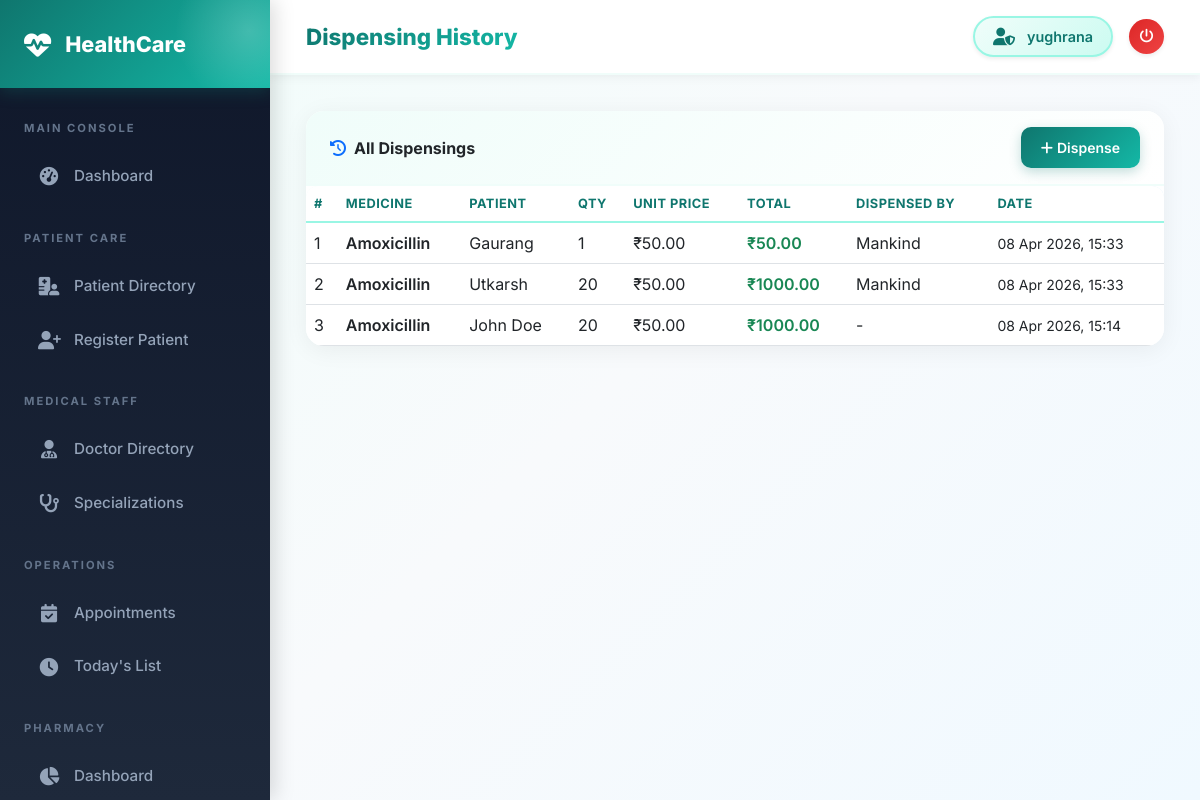
The app's page /pharmacy/dispensings/ (signed in) with its own data.
### pharmacy/models.py (models this page shows, shortened)
class Dispensing(models.Model):
    medicine = models.ForeignKey(Medicine, on_delete=models.CASCADE, related_name='dispensings')
    patient_name = models.CharField(max_length=200)
    quantity = models.IntegerField()
    unit_price = models.DecimalField(max_digits=10, decimal_places=2)
    total_price = models.DecimalField(max_digits=10, decimal_places=2)
    dispensed_by = models.CharField(max_length=100, blank=True)
    prescription_ref = models.CharField(max_length=100, blank=True)
    notes = models.TextField(blank=True)
    dispensed_at = models.DateTimeField(auto_now_add=True)
    class Meta:
        ordering = ['-dispensed_at']

class Medicine(models.Model):
    name = models.CharField(max_length=200)
    generic_name = models.CharField(max_length=200, blank=True)
    category = models.ForeignKey(MedicineCategory, on_delete=models.SET_NULL, null=True)
    manufacturer = models.CharField(max_length=200, blank=True)
    description = models.TextField(blank=True)
    dosage_form = models.CharField(max_length=100, blank=True, help_text="e.g. Tablet, Syrup, Injection")
    strength = models.CharField(max_length=100, blank=True, help_text="e.g. 500mg, 250mg/5ml")
    unit_price = models.DecimalField(max_digits=10, decimal_places=2, default=0)
    stock_quantity = models.IntegerField(default=0)
    reorder_level = models.IntegerField(default=10)
    expiry_date = models.DateField(null=True, blank=True)
    batch_number = models.CharField(max_length=50, blank=True)
    requires_prescription = models.BooleanField(default=False)
    is_active = models.BooleanField(default=True)
    created_at = models.DateTimeField(auto_now_add=True)
    updated_at = models.DateTimeField(auto_now=True)

### pharmacy/views.py (the view)
# urls.py: path('dispensings/', views.dispensing_list, name='dispensing_list'),
@login_required
def dispensing_list(request):
    dispensings = Dispensing.objects.select_related('medicine').order_by('-dispensed_at')
    return render(request, 'pharmacy/dispensing_list.html', {'dispensings': dispensings})

### templates/pharmacy/dispensing_list.html
{% extends 'base/base.html' %} {% block title %}Dispensing History{% endblock %}
{% block page_title %}Dispensing History{% endblock %} {% block content %}
<div class="card">
  <div
    class="card-header py-3 px-4 d-flex justify-content-between align-items-center"
  >
    <span><i class="fas fa-history me-2 text-primary"></i>All Dispensings</span>
    <a href="{% url 'dispense_medicine' %}" class="btn btn-primary btn-sm"
      ><i class="fas fa-plus me-1"></i>Dispense</a
    >
  </div>
  <div class="card-body p-0">
    <table class="table table-hover mb-0">
      <thead>
        <tr>
          <th>#</th>
          <th>Medicine</th>
          <th>Patient</th>
          <th>Qty</th>
          <th>Unit Price</th>
          <th>Total</th>
          <th>Dispensed By</th>
          <th>Date</th>
        </tr>
      </thead>
      <tbody>
        {% for d in dispensings %}
        <tr>
          <td>{{ forloop.counter }}</td>
          <td class="fw-semibold">{{ d.medicine.name }}</td>
          <td>{{ d.patient_name }}</td>
          <td>{{ d.quantity }}</td>
          <td>₹{{ d.unit_price }}</td>
          <td class="fw-semibold text-success">₹{{ d.total_price }}</td>
          <td>{{ d.dispensed_by|default:"-" }}</td>
          <td><small>{{ d.dispensed_at|date:"d M Y, H:i" }}</small></td>
        </tr>
        {% empty %}
        <tr>
          <td colspan="8" class="text-center text-muted py-5">
            No dispensings yet.
          </td>
        </tr>
        {% endfor %}
      </tbody>
    </table>
  </div>
</div>
{% endblock %}

### templates/base/base.html (shortened to what this page needs)
<!doctype html>
<html lang="en">
  <head>
    <link href="https://cdn.jsdelivr.net/npm/bootstrap@5.3.0/dist/css/bootstrap.min.css" rel="stylesheet" />
    <link href="https://cdnjs.cloudflare.com/ajax/libs/font-awesome/6.4.0/css/all.min.css" rel="stylesheet" />
  </head>
  <body>
    {% if user.is_authenticated %}
    <div class="sidebar" id="sidebar">
      <div class="sidebar-brand">
        <i class="fas fa-heartbeat"></i>
        <span>HealthCare</span>
      </div>
      <nav class="mt-2 pb-5">
        <div class="nav-section">Main Console</div>
        <a href="{% url 'dashboard' %}" class="nav-link {% if request.resolver_match.url_name == 'dashboard' %}active{% endif %}">
          <i class="fas fa-tachometer-alt"></i> Dashboard
        </a>
        <div class="nav-section">Patient Care</div>
        <a href="{% url 'patient_list' %}" class="nav-link {% if request.resolver_match.url_name == 'patient_list' %}active{% endif %}">
          <i class="fas fa-hospital-user"></i> Patient Directory
        </a>
        <a href="{% url 'patient_create' %}" class="nav-link {% if request.resolver_match.url_name == 'patient_create' %}active{% endif %}">
          <i class="fas fa-user-plus"></i> Register Patient
        </a>
        <div class="nav-section">Medical Staff</div>
        <a href="{% url 'doctor_list' %}" class="nav-link {% if request.resolver_match.url_name == 'doctor_list' %}active{% endif %}">
          <i class="fas fa-user-md"></i> Doctor Directory
        </a>
        <a href="{% url 'specialization_list' %}" class="nav-link {% if 'specialization' in request.resolver_match.url_name %}active{% endif %}">
          <i class="fas fa-stethoscope"></i> Specializations
        </a>
        <div class="nav-section">Operations</div>
        <a href="{% url 'appointment_list' %}" class="nav-link {% if request.resolver_match.url_name == 'appointment_list' %}active{% endif %}">
          <i class="fas fa-calendar-check"></i> Appointments
        </a>
        <a href="{% url 'today_appointments' %}" class="nav-link {% if request.resolver_match.url_name == 'today_appointments' %}active{% endif %}">
          <i class="fas fa-clock"></i> Today's List
        </a>
        <div class="nav-section">Pharmacy</div>
        <a href="{% url 'pharmacy_dashboard' %}" class="nav-link {% if request.resolver_match.url_name == 'pharmacy_dashboard' %}active{% endif %}">
          <i class="fas fa-chart-pie"></i> Dashboard
        </a>
      </nav>
    </div>
    <div class="main-content">
      <div class="topbar">
        <div class="d-flex align-items-center">
            <span class="topbar-title">{% block page_title %}HealthCare Portal{% endblock %}</span>
        </div>
        <div class="d-flex align-items-center gap-3">
          <div class="user-badge shadow-sm">
            <i class="fas fa-user-shield"></i>
            <span>{{ user.get_full_name|default:user.username }}</span>
          </div>
          <a href="{% url 'logout' %}" class="btn btn-sm btn-danger rounded-circle p-2 shadow-sm" style="width: 35px; height: 35px; display: flex; align-items: center; justify-content: center;">
            <i class="fas fa-power-off"></i>
          </a>
        </div>
      </div>
      <div class="page-content">
        {% block content %}{% endblock %}
      </div>
    </div>
    {% else %}
        {% block public_content %}{% endblock %}
    {% endif %}
  </body>
</html>

### templates/base/base.html (style rules this page uses)
:root { --primary-color: #0f766e; --primary-light: #14b8a6; --primary-dark: #0d9488; --accent-color: #06b6d4; --sidebar-bg: linear-gradient(180deg, #0f172a 0%, #1e293b 100%); --sidebar-width: 270px; --topbar-height: 75px; --success-color: #10b981; --warning-color: #f59e0b; --danger-color: #ef4444; --info-color: #3b82f6; }
* { margin: 0; padding: 0; box-sizing: border-box; }
body { background: linear-gradient(135deg, #f0fdfa 0%, #f8fafc 50%, #f0f9ff 100%); font-family: 'Inter', system-ui, -apple-system, sans-serif; color: #334155; min-height: 100vh; }
.sidebar { position: fixed; top: 0; left: 0; height: 100vh; width: var(--sidebar-width); background: var(--sidebar-bg); z-index: 1050; overflow-y: auto; transition: all 0.3s cubic-bezier(0.4, 0, 0.2, 1); box-shadow: 4px 0 20px rgba(0,0,0,0.15); }
.sidebar-brand { padding: 28px 24px; background: linear-gradient(135deg, #0f766e, #14b8a6); color: white; font-size: 1.35rem; font-weight: 800; display: flex; align-items: center; gap: 14px; box-shadow: 0 4px 15px rgba(15, 118, 110, 0.3); position: relative; overflow: hidden; }
.sidebar-brand::before { content: ''; position: absolute; top: -50%; right: -20%; width: 150px; height: 150px; background: radial-gradient(circle, rgba(255,255,255,0.2) 0%, transparent 70%); border-radius: 50%; }
.sidebar-brand i { font-size: 1.7rem; position: relative; z-index: 1; animation: pulse 2s infinite ease-in-out; }
.nav-section { padding: 24px 24px 10px; font-size: 0.7rem; color: #64748b; text-transform: uppercase; letter-spacing: 2px; font-weight: 700; }
.sidebar .nav-link { color: #94a3b8; padding: 13px 24px; margin: 5px 14px; border-radius: 12px; display: flex; align-items: center; gap: 14px; font-size: 0.95rem; font-weight: 500; transition: all 0.3s cubic-bezier(0.4, 0, 0.2, 1); text-decoration: none; position: relative; overflow: hidden; }
.sidebar .nav-link::before { content: ''; position: absolute; left: 0; top: 0; height: 100%; width: 0; background: linear-gradient(90deg, rgba(20, 184, 166, 0.1), transparent); transition: width 0.3s ease; }
.sidebar .nav-link i { width: 22px; text-align: center; font-size: 1.15rem; position: relative; z-index: 1; }
.main-content { margin-left: var(--sidebar-width); min-height: 100vh; transition: all 0.3s; }
.topbar { background: rgba(255, 255, 255, 0.95); backdrop-filter: blur(10px); height: var(--topbar-height); padding: 0 36px; box-shadow: 0 2px 10px rgba(0, 0, 0, 0.06); display: flex; justify-content: space-between; align-items: center; position: sticky; top: 0; z-index: 1000; border-bottom: 2px solid #f0fdfa; }
.topbar-title { font-weight: 800; background: linear-gradient(135deg, #0f766e, #14b8a6); -webkit-background-clip: text; -webkit-text-fill-color: transparent; background-clip: text; font-size: 1.4rem; }
.page-content { padding: 36px; animation: fadeIn 0.5s ease-out; }
.card { border: none; border-radius: 18px; box-shadow: 0 4px 25px rgba(0, 0, 0, 0.06); transition: all 0.3s cubic-bezier(0.4, 0, 0.2, 1); overflow: hidden; background: white; }
.card-header { background: linear-gradient(135deg, #f0fdfa, #ffffff); border-bottom: 2px solid #f0fdfa; padding: 20px 28px; font-weight: 700; }
.user-badge { background: linear-gradient(135deg, #f0fdfa, #ccfbf1); padding: 8px 18px; border-radius: 50px; display: flex; align-items: center; gap: 12px; font-weight: 600; color: #0f766e; font-size: 0.9rem; border: 2px solid #99f6e4; transition: all 0.3s ease; }
.user-badge i { color: var(--primary-color); font-size: 1.1rem; }
.btn { border-radius: 10px; font-weight: 600; padding: 10px 20px; transition: all 0.3s cubic-bezier(0.4, 0, 0.2, 1); border: none; }
.btn-primary { background: linear-gradient(135deg, #0f766e, #14b8a6); box-shadow: 0 4px 12px rgba(15, 118, 110, 0.25); }
.btn-danger { background: linear-gradient(135deg, #dc2626, #ef4444); box-shadow: 0 4px 12px rgba(239, 68, 68, 0.25); }
.table { border-radius: 12px; overflow: hidden; }
.table thead { background: linear-gradient(135deg, #f0fdfa, #e0f2fe); }
.table thead th { font-weight: 700; color: #0f766e; text-transform: uppercase; font-size: 0.8rem; letter-spacing: 0.5px; border-bottom: 2px solid #99f6e4 !important; }
.table tbody tr { transition: all 0.2s ease; }

### records on screen
Dispensing: medicine.name "Amoxicillin", patient_name "Gaurang", quantity "1", unit_price "50.00", total_price "50.00", dispensed_by "Mankind", dispensed_at "08 Apr 2026, 15:33"
Dispensing: medicine.name "Amoxicillin", patient_name "Utkarsh", quantity "20", unit_price "50.00", total_price "1000.00", dispensed_by "Mankind", dispensed_at "08 Apr 2026, 15:33"
Dispensing: medicine.name "Amoxicillin", patient_name "John Doe", quantity "20", unit_price "50.00", total_price "1000.00", dispensed_by "-", dispensed_at "08 Apr 2026, 15:14"

### other values on screen
{{ user.get_full_name|default:user.username }} "yughrana"
